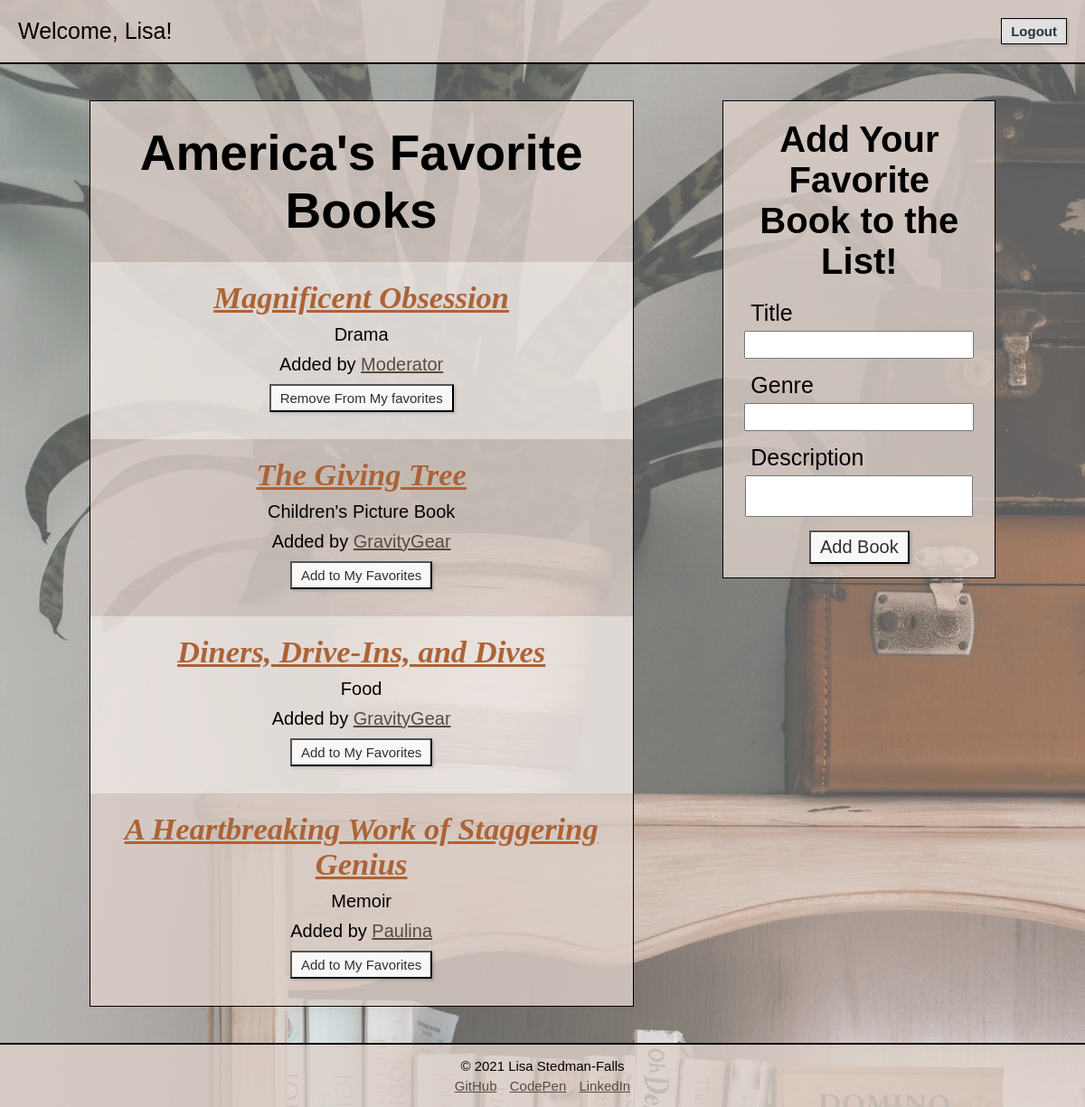
Screenshot of /book/ (signed in) with the database file from the repository.
### login_registration_app/models.py (models this page shows, shortened)
class User(models.Model):
    first_name = models.CharField(max_length=255)
    last_name = models.CharField(max_length=255)
    username = models.CharField(max_length=20, default="")
    email = models.CharField(max_length=255)
    password = models.CharField(max_length=255)
    bio = models.TextField(default="")
    created_at = models.DateTimeField(auto_now_add=True)
    updated_at = models.DateTimeField(auto_now=True)
    objects = UserManager()

### books_app/models.py (models this page shows, shortened)
class Book(models.Model):
    title = models.CharField(max_length=255)
    description = models.TextField()
    genre = models.CharField(max_length=255)
    uploaded_by = models.ForeignKey(User, related_name = "books_uploaded", on_delete = models.CASCADE)
    favorited_by = models.ManyToManyField(User, related_name = "books_favorited")
    created_at = models.DateTimeField(auto_now_add=True)
    updated_at = models.DateTimeField(auto_now=True)
    objects = BookManager()

### books_app/views.py (the view)
# urls.py: path('', views.book), #GET request to display all objects' info starting at a different root
def book(request): #GET REQUEST
    if "user_id" not in request.session:
        messages.error(request, "You must be logged in to view this site")
        return redirect ("/")
    else:
        context = {
        "all_the_users": User.objects.all(),
        "this_user": User.objects.get(id=request.session["user_id"]),
        "all_the_books": Book.objects.all(),
    }
    return render(request, "books.html", context)

### books_app/templates/books.html (shortened to what this page needs)
<!DOCTYPE html>
<html lang="en-US">
<head>
    {% load static %}
    <link rel="stylesheet" href="{% static 'style.css' %}">
</head>
<body>
    <div id="container">
        <nav>
            <p>Welcome, {{this_user.first_name}}!</p>
            <div id ="nav_actions">
                <form action="/logout" method="POST">
                    <button type="submit">Logout</button>
                </form>
            </div>
        </nav>
        <div id="books_wrapper">
            <div id="books">
                <h1>America's Favorite Books</h1>
                {% for book in all_the_books %}
                <div>
                    <a href= "{{book.id}}"><h2>{{book.title}}</h2></a>
                    <p>{{book.genre}}</p>
                    <p>Added by
                        <a href= "user/{{book.uploaded_by.id}}">{{book.uploaded_by.username}}</a>
                    </p>
                    {% if book in this_user.books_favorited.all %}
                    <form action="{{book.id}}/unfavorite_homepage" method="POST">
                        <button type="submit">Remove From My favorites</button>
                    </form>
                    {% else %}
                    <form action="{{book.id}}/favorite_homepage" method="POST">
                        <button type="submit">Add to My Favorites</button>
                    </form>
                        {% endif %}
                </div>
                {% endfor %}
            </div>
            <div id ="add_book">
                <h1>Add Your Favorite Book to the List!</h1>
                <form action="create_book" method="POST">
                    <label for="title">Title</label>
                    <input name="title" type="text">
                    <label for="genre">Genre</label>
                    <input name="genre" type="text">
                    <label for="description">Description</label>
                    <textarea name="description"></textarea>
                    <button type="submit">Add Book</button>
                </form>
            </div>
        </div>
        <footer>
            <p>&#169; 2021 Lisa Stedman-Falls</p>
            <a href="https://github.com/Lstedmanfalls/">GitHub</a>
            <a href="https://codepen.io/lstedmanfalls">CodePen</a>
            <a href="https://www.linkedin.com/in/lstedmanfalls/">LinkedIn</a>
        </footer>
    </div>
</body>
</html>

### books_app/static/style.css (style rules this page uses)
* { margin:0; padding:0; }
html { font-family:Verdana, Tahoma, sans-serif; font-size:10px; }
#container { position:relative; min-height:100vh; width:100%; }
#container::after { content:""; background-image:url("books.jpg"); opacity:.7; top:0; left:0; bottom:0; right:0; position:absolute; z-index:-1; }
nav { display: flex; justify-content: space-between; align-items:center; background-color: rgba(220, 208, 201, .8); padding:2rem 0; border-bottom:.2rem solid black; }
nav p { font-size:2.5rem; padding-left:2rem; }
#nav_actions { padding-right:2rem; }
nav button { font-size:1.5rem; font-weight: bold; padding:.5rem 1rem; box-shadow:rgba(0, 0, 0, 0.15) 1.95px 1.95px 2.6px; color:#2D3033; background-color:#E0E0E0; text-decoration: none; border:.1rem solid black; }
#books_wrapper { display: flex; justify-content: space-evenly; padding-top:4rem; padding-bottom:4rem; }
#books_wrapper > div { background-color:rgba(220, 208, 201, .8); border:.1rem solid black; }
#books_wrapper h1 { text-align: center; }
#books_wrapper button { padding:.5rem 1rem; box-shadow:rgba(0, 0, 0, 0.15) 1.95px 1.95px 2.6px; color:#2D3033; background-color:#F8F8F8; }
#books, #books > div, #add_book, #add_book form { display: flex; flex-direction: column; align-items: center; }
#books { width:50%; }
#books div { width:100%; }
#books div:nth-child(even) { background-color: rgba(255, 255, 255, .4);; }
#books h1 { padding: 2.5rem 0; font-size:5.5rem; }
#books div > a { font-size:2.3rem; color:#ac6337; font-family: 'Times New Roman', Times, serif; font-style: italic; padding-bottom:1rem; padding-top:2rem; text-align: center; }
#books p, #books p > a { font-size:2rem; padding-bottom: 1rem; }
#books a { color: #574b3f; }
#books button { margin-bottom: 3rem; font-size:1.5rem; }
#add_book { width:25%; height:10%; }
#add_book form { width:80%; }
#add_book h1 { font-size:4rem; padding:2rem 2rem 2rem 2rem; }
#add_book label { font-size:2.5rem; align-self:start; }
#add_book input, textarea { font-size:1.5rem; width:100%; font-family: Arial, Helvetica, sans-serif; padding:.5rem; margin:.5rem 0 1.5rem 0; }
#add_book button { font-size:2rem; margin-bottom:1.5rem; }
textarea { resize:none; overflow-x: auto; overflow-y: none; }
footer { text-align: center; font-size:1.5rem; padding:1.5rem; background-color: rgba(220, 208, 201, .8); border-top:.2rem solid black; }
footer p { padding-bottom: .5rem; }
footer a { color:#574b3f; padding:0 .5rem; }

### rows the page displays
User: first_name "Lisa"
Book: title "Magnificent Obsession", genre "Drama", uploaded_by.username "Moderator"
Book: title "The Giving Tree", genre "Children's Picture Book", uploaded_by.username "GravityGear"
Book: title "Diners, Drive-Ins, and Dives", genre "Food", uploaded_by.username "GravityGear"
Book: title "A Heartbreaking Work of Staggering Genius", genre "Memoir", uploaded_by.username "Paulina"
